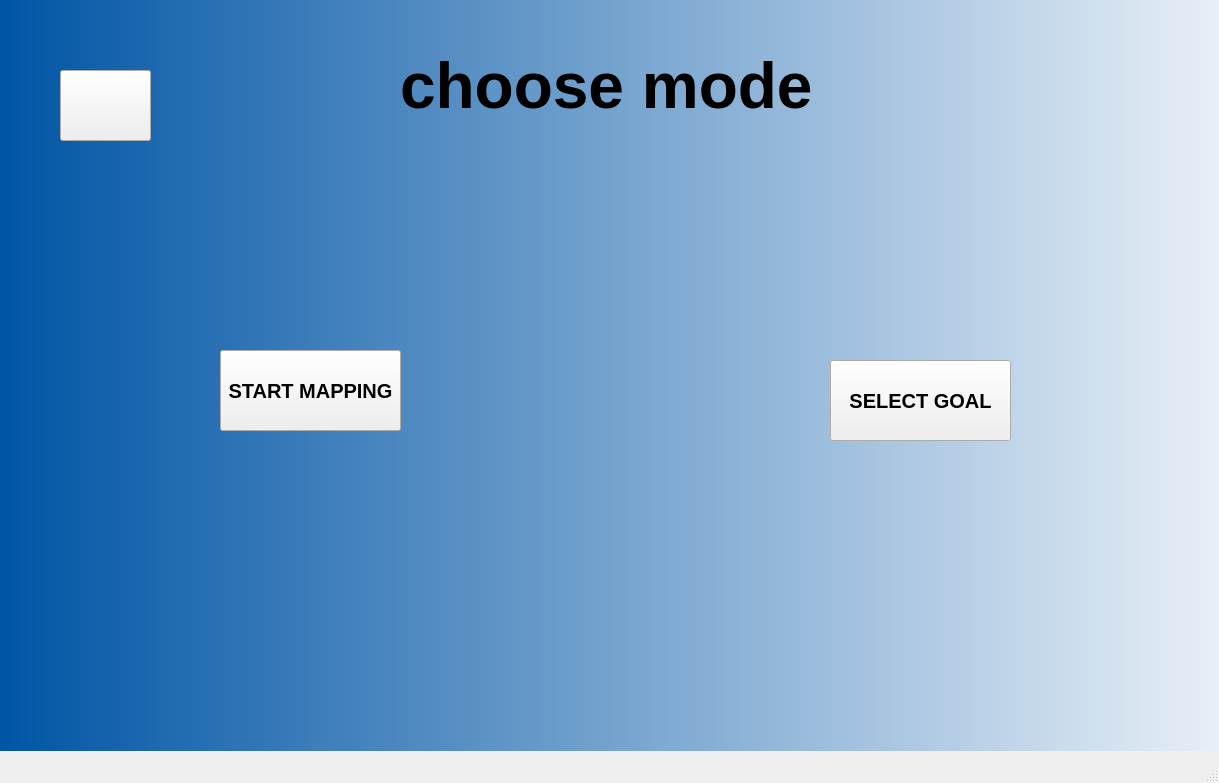
<?xml version="1.0" encoding="UTF-8"?>
<ui version="4.0">
 <class>MainWindow</class>
 <widget class="QMainWindow" name="MainWindow">
  <property name="geometry">
   <rect>
    <x>0</x>
    <y>0</y>
    <width>1219</width>
    <height>783</height>
   </rect>
  </property>
  <property name="windowTitle">
   <string>MainWindow</string>
  </property>
  <widget class="QWidget" name="centralwidget">
   <widget class="QWidget" name="widget" native="true">
    <property name="geometry">
     <rect>
      <x>0</x>
      <y>0</y>
      <width>1341</width>
      <height>751</height>
     </rect>
    </property>
    <property name="styleSheet">
     <string notr="true">QWidget#widget
{background-color: qlineargradient(spread:pad, x1:0, y1:1, x2:1, y2:1, stop:0 rgba(0, 85, 165, 255), stop:1 rgba(255, 255, 255, 255));}</string>
    </property>
    <widget class="QLabel" name="riggu_txt">
     <property name="geometry">
      <rect>
       <x>400</x>
       <y>30</y>
       <width>431</width>
       <height>111</height>
      </rect>
     </property>
     <property name="font">
      <font>
       <pointsize>48</pointsize>
       <weight>75</weight>
       <bold>true</bold>
      </font>
     </property>
     <property name="styleSheet">
      <string notr="true">font color: rgb(255, 255, 255);</string>
     </property>
     <property name="text">
      <string>choose mode</string>
     </property>
    </widget>
    <widget class="QPushButton" name="st_map_btn">
     <property name="geometry">
      <rect>
       <x>220</x>
       <y>350</y>
       <width>181</width>
       <height>81</height>
      </rect>
     </property>
     <property name="font">
      <font>
       <pointsize>15</pointsize>
       <weight>75</weight>
       <bold>true</bold>
      </font>
     </property>
     <property name="cursor">
      <cursorShape>PointingHandCursor</cursorShape>
     </property>
     <property name="text">
      <string>START MAPPING</string>
     </property>
    </widget>
    <widget class="QPushButton" name="nav_btn">
     <property name="geometry">
      <rect>
       <x>830</x>
       <y>360</y>
       <width>181</width>
       <height>81</height>
      </rect>
     </property>
     <property name="font">
      <font>
       <pointsize>15</pointsize>
       <weight>75</weight>
       <bold>true</bold>
      </font>
     </property>
     <property name="cursor">
      <cursorShape>PointingHandCursor</cursorShape>
     </property>
     <property name="text">
      <string>SELECT GOAL</string>
     </property>
    </widget>
    <widget class="QPushButton" name="gb_btn_usr">
     <property name="geometry">
      <rect>
       <x>60</x>
       <y>70</y>
       <width>91</width>
       <height>71</height>
      </rect>
     </property>
     <property name="cursor">
      <cursorShape>PointingHandCursor</cursorShape>
     </property>
     <property name="styleSheet">
      <string notr="true">image: url(:/image/back.png);</string>
     </property>
     <property name="text">
      <string/>
     </property>
    </widget>
   </widget>
  </widget>
  <widget class="QMenuBar" name="menubar">
   <property name="geometry">
    <rect>
     <x>0</x>
     <y>0</y>
     <width>1219</width>
     <height>23</height>
    </rect>
   </property>
  </widget>
  <widget class="QStatusBar" name="statusbar"/>
 </widget>
 <resources/>
 <connections/>
</ui>
